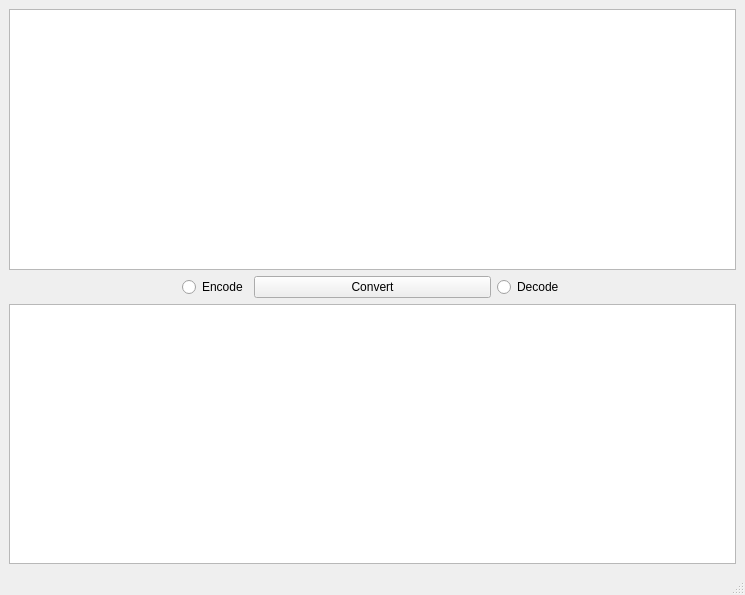
<?xml version="1.0" encoding="UTF-8"?>
<ui version="4.0">
 <class>MainWindow</class>
 <widget class="QMainWindow" name="MainWindow">
  <property name="geometry">
   <rect>
    <x>0</x>
    <y>0</y>
    <width>745</width>
    <height>595</height>
   </rect>
  </property>
  <property name="windowTitle">
   <string>MainWindow</string>
  </property>
  <widget class="QWidget" name="centralwidget">
   <layout class="QHBoxLayout" name="horizontalLayout">
    <item>
     <layout class="QVBoxLayout" name="verticalLayout_2">
      <item>
       <widget class="QPlainTextEdit" name="input"/>
      </item>
      <item>
       <layout class="QHBoxLayout" name="horizontalLayout_2">
        <item alignment="Qt::AlignRight">
         <widget class="QRadioButton" name="encodeRadioButton">
          <property name="text">
           <string>Encode</string>
          </property>
         </widget>
        </item>
        <item>
         <widget class="QPushButton" name="convertButton">
          <property name="maximumSize">
           <size>
            <width>237</width>
            <height>16777215</height>
           </size>
          </property>
          <property name="text">
           <string>Convert</string>
          </property>
         </widget>
        </item>
        <item alignment="Qt::AlignLeft">
         <widget class="QRadioButton" name="decodeRadioButton">
          <property name="text">
           <string>Decode</string>
          </property>
         </widget>
        </item>
       </layout>
      </item>
      <item>
       <widget class="QPlainTextEdit" name="output">
        <property name="readOnly">
         <bool>true</bool>
        </property>
       </widget>
      </item>
     </layout>
    </item>
   </layout>
  </widget>
  <widget class="QStatusBar" name="statusbar"/>
 </widget>
 <resources/>
 <connections>
  <connection>
   <sender>convertButton</sender>
   <signal>clicked()</signal>
   <receiver>MainWindow</receiver>
   <slot>convertButton()</slot>
   <hints>
    <hint type="sourcelabel">
     <x>399</x>
     <y>288</y>
    </hint>
    <hint type="destinationlabel">
     <x>399</x>
     <y>299</y>
    </hint>
   </hints>
  </connection>
  <connection>
   <sender>decodeRadioButton</sender>
   <signal>toggled(bool)</signal>
   <receiver>MainWindow</receiver>
   <slot>setDecodeMode()</slot>
   <hints>
    <hint type="sourcelabel">
     <x>595</x>
     <y>271</y>
    </hint>
    <hint type="destinationlabel">
     <x>399</x>
     <y>299</y>
    </hint>
   </hints>
  </connection>
  <connection>
   <sender>encodeRadioButton</sender>
   <signal>toggled(bool)</signal>
   <receiver>MainWindow</receiver>
   <slot>setEncodeMode()</slot>
   <hints>
    <hint type="sourcelabel">
     <x>203</x>
     <y>271</y>
    </hint>
    <hint type="destinationlabel">
     <x>399</x>
     <y>299</y>
    </hint>
   </hints>
  </connection>
  <connection>
   <sender>input</sender>
   <signal>textChanged()</signal>
   <receiver>MainWindow</receiver>
   <slot>toggleConvertButton()</slot>
   <hints>
    <hint type="sourcelabel">
     <x>372</x>
     <y>137</y>
    </hint>
    <hint type="destinationlabel">
     <x>372</x>
     <y>297</y>
    </hint>
   </hints>
  </connection>
 </connections>
 <slots>
  <slot>convertButton()</slot>
  <slot>setEncodeMode()</slot>
  <slot>setDecodeMode()</slot>
  <slot>toggleConvertButton()</slot>
 </slots>
</ui>
